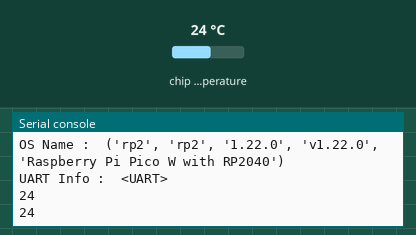
A program run on a simulated Raspberry Pi Pico running MicroPython. Shown: the last lines printed to the serial console. The test bench sets the inputs (shaded band); at power-on: chip temperature 24 °C.

Above: at 4.2 s.
4.3 s: chip temperature set to 1 °C
At 5.6 s:
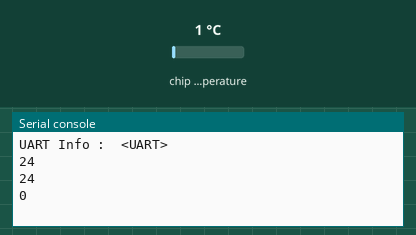
5.8 s: chip temperature set to 11 °C
At 6.8 s:
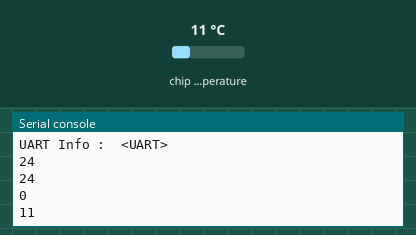
Timing chart, 0 to 8.8 s (numbered marks = the images above; inputs shaded):
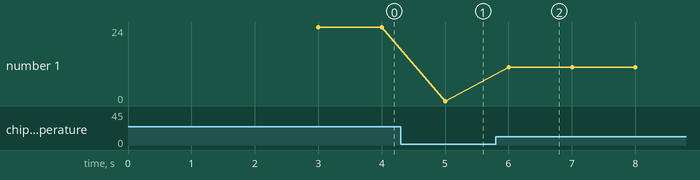

Measured:
- after the input at 4.3 s, the serial console: prints a new line after 0.70 s (image 1)
- after the input at 5.8 s, the serial console: prints a new line after 0.20 s (image 2)
- plotted number 1: 24 → 0 after the input at 4.3 s, 0 → 11 after the input at 5.8 s

The program:

UART_temperature.py
```python
import os
import utime
from machine import ADC, UART

temp_sensor = ADC(4) # Default connection of temperature sensor


def temperature():
    # get raw sensor data
    raw_sensor_data = temp_sensor.read_u16()

    # convert raw value to equivalent voltage
    sensor_voltage = (raw_sensor_data / 65535)*3.3

    # convert voltage to temperature (celcius)
    temperature = 27 - (sensor_voltage - 0.706)/0.001721

    return temperature


#print setup information :
print("OS Name : ",os.uname())

uart = UART(0, baudrate = 9600)
print("UART Info : ", uart)
utime.sleep(3)

while True:
    temp = int(temperature())
    print(str(temp))
    uart.write(str(temp))
    utime.sleep(1)
```
